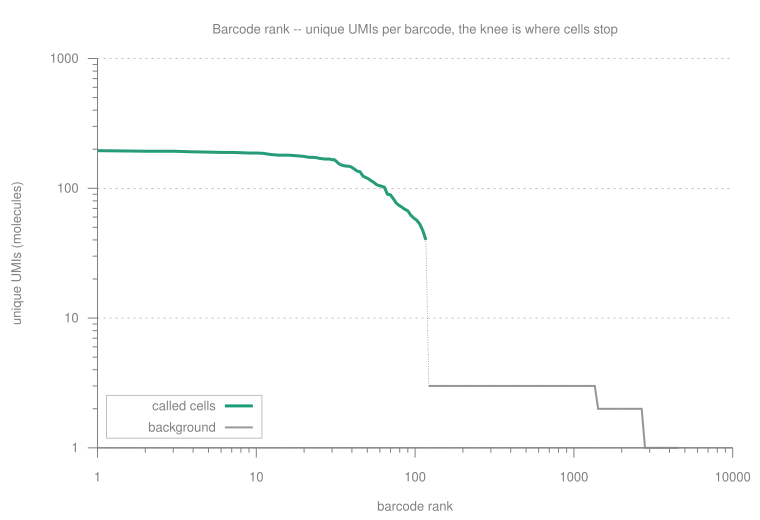

Write gnuplot code to recreate this figure.
set terminal svg size 760,520 font "Helvetica,13" enhanced
set output "/Users/mikesh/vcs/code/migec/assets/cell_rank.svg"
set border 3 lw 1 lc rgb "#808080"
set tics nomirror out textcolor rgb "#808080"
set title textcolor rgb "#808080"
set xlabel textcolor rgb "#808080"
set ylabel textcolor rgb "#808080"
set y2label textcolor rgb "#808080"
# Inside, bottom right, opaque-bordered but unfilled -- a legend in the margin makes every figure
# wider than its data and is the first thing a journal asks you to move.
set key inside bottom right box lw 0.5 lc rgb "#808080" textcolor rgb "#808080" samplen 2 spacing 1.1
set style fill solid 0.85 noborder
set grid ytics lw 0.5 lc rgb "#808080" dt 3
set datafile separator "\t"
set datafile missing "NA"

set title "Barcode rank -- unique UMIs per barcode, the knee is where cells stop"
set xlabel "barcode rank"
set ylabel "unique UMIs (molecules)"
set logscale xy
set key inside bottom left
# Cell Ranger's plot, and deliberately the same axes, because it is the figure every user of a
# droplet protocol already knows how to read. UMIs, never reads: one over-amplified molecule would
# otherwise put an empty droplet high on the curve, which is the artefact the plot exists to show.
# The two colours are the call, drawn on the curve rather than described in the caption.
plot "/Users/mikesh/vcs/code/migec/assets/PBMC.cell_rank.tsv" using 1:($3 == 1 ? $2 : 1/0) with lines lw 3 lc rgb "#1b9e77" title "called cells",      "" using 1:($3 == 0 ? $2 : 1/0) with lines lw 2 lc rgb "#999999" title "background",      "" using 1:2 with lines lw 0.8 dt 3 lc rgb "#808080" notitle
